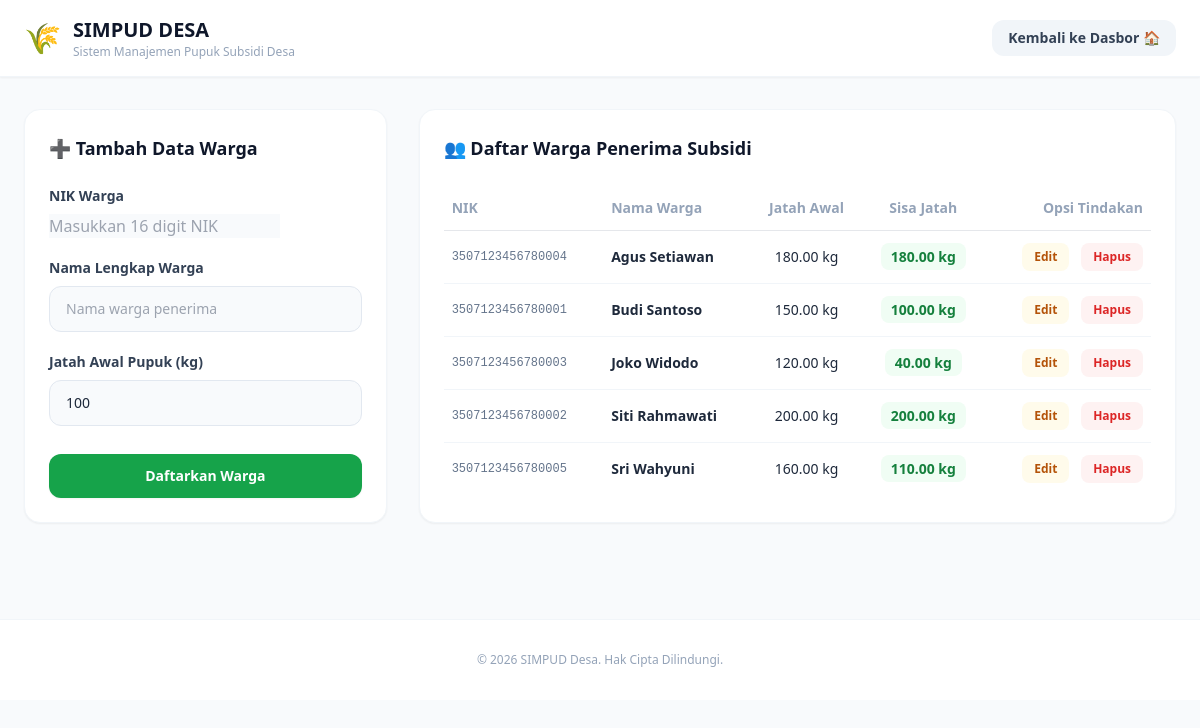
The app's page /warga.php (signed in) with its own data.
### tables this page shows
CREATE TABLE IF NOT EXISTS warga (
    id VARCHAR(50) NOT NULL PRIMARY KEY,  
    nik VARCHAR(16) NOT NULL UNIQUE,
    nama VARCHAR(100) NOT NULL,
    jatah_awal DECIMAL(10, 2) NOT NULL DEFAULT 0.00,  
    sisa_jatah DECIMAL(10, 2) NOT NULL DEFAULT 0.00,  
    created_at TIMESTAMP DEFAULT CURRENT_TIMESTAMP
);

### src/warga.php (the view, shortened to what this page needs)
<?php
require_once "koneksi.php";
$is_edit = false;
$edit_data = [
    'id' => '',
    'nik' => '',
    'nama' => '',
    'jatah_awal' => 100,
    'sisa_jatah' => 100
];
$stmtWarga = $pdo->query("SELECT * FROM warga ORDER BY nama ASC");
$all_warga = $stmtWarga->fetchAll();
?>
<!DOCTYPE html>
<html lang="id">
<head>
    <script src="https://cdn.tailwindcss.com"></script>
</head>
<body class="bg-slate-50 min-h-screen text-slate-800">
    <header class="bg-white border-b border-slate-100 sticky top-0 z-50 shadow-sm">
        <div class="max-w-7xl mx-auto px-6 py-4 flex justify-between items-center">
            <div class="flex items-center gap-3">
                <span class="text-3xl">🌾</span>
                <div>
                    <h1 class="text-xl font-bold text-slate-900">SIMPUD DESA</h1>
                    <p class="text-xs text-slate-400 font-medium">Sistem Manajemen Pupuk Subsidi Desa</p>
                </div>
            </div>
            <a href="dashboard.php" class="bg-slate-100 hover:bg-slate-200 text-slate-700 text-sm font-semibold px-4 py-2 rounded-xl transition">
                Kembali ke Dasbor 🏠
            </a>
        </div>
    </header>
    <main class="max-w-7xl mx-auto px-6 py-8">
        <div class="grid grid-cols-1 lg:grid-cols-3 gap-8">
            <div class="bg-white p-6 rounded-2xl border border-slate-100 shadow-sm h-fit">
                <h2 class="text-lg font-bold text-slate-900 mb-6 flex items-center gap-2">
                    <?php echo $is_edit ? '✏️ Edit Data Warga' : '➕ Tambah Data Warga'; ?>
                </h2>
                <form action="warga.php" method="POST" class="space-y-5">
                    <div>
                        <label for="nik" class="block text-sm font-semibold text-slate-700 mb-2">NIK Warga</label>
                        <input type="text" id="nik" name="nik" required maxlength="16" minlength="16"
                               value="<?php echo htmlspecialchars($edit_data['nik']); ?>"
                               <?php echo $is_edit ? 'readonly class="bg-slate-100 cursor-not-allowed"' : 'class="bg-slate-50"'; ?>
                               class="w-full px-4 py-3 border border-slate-200 rounded-xl focus:outline-none focus:ring-2 focus:ring-green-500 text-sm"
                               placeholder="Masukkan 16 digit NIK">
                    </div>
                    <div>
                        <label for="nama" class="block text-sm font-semibold text-slate-700 mb-2">Nama Lengkap Warga</label>
                        <input type="text" id="nama" name="nama" required
                               value="<?php echo htmlspecialchars($edit_data['nama']); ?>"
                               class="w-full px-4 py-3 border border-slate-200 rounded-xl focus:outline-none focus:ring-2 focus:ring-green-500 text-sm bg-slate-50"
                               placeholder="Nama warga penerima">
                    </div>
                    <div>
                        <label for="jatah_awal" class="block text-sm font-semibold text-slate-700 mb-2">Jatah Awal Pupuk (kg)</label>
                        <input type="number" id="jatah_awal" name="jatah_awal" required min="1"
                               value="<?php echo htmlspecialchars($edit_data['jatah_awal']); ?>"
                               class="w-full px-4 py-3 border border-slate-200 rounded-xl focus:outline-none focus:ring-2 focus:ring-green-500 text-sm bg-slate-50"
                               placeholder="Contoh: 100">
                    </div>
                    <div class="flex gap-2 pt-2">
                        <button type="submit" name="submit_warga"
                                class="flex-grow bg-green-600 hover:bg-green-700 text-white font-semibold py-3 rounded-xl text-sm transition shadow-sm">
                            <?php echo $is_edit ? 'Simpan Perubahan' : 'Daftarkan Warga'; ?>
                        </button>
                    </div>
                </form>
            </div>
            <div class="lg:col-span-2 bg-white p-6 rounded-2xl border border-slate-100 shadow-sm">
                <h2 class="text-lg font-bold text-slate-900 mb-6 flex items-center gap-2">👥 Daftar Warga Penerima Subsidi</h2>
                <div class="overflow-x-auto">
                    <table class="w-full text-left text-sm border-collapse">
                        <thead>
                            <tr class="border-b border-slate-150 text-slate-400 font-semibold">
                                <th class="py-3 px-2">NIK</th>
                                <th class="py-3 px-2">Nama Warga</th>
                                <th class="py-3 px-2 text-center">Jatah Awal</th>
                                <th class="py-3 px-2 text-center">Sisa Jatah</th>
                                <th class="py-3 px-2 text-right">Opsi Tindakan</th>
                            </tr>
                        </thead>
                        <tbody class="divide-y divide-slate-100">
                            <?php if (count($all_warga) > 0): ?>
                                <?php foreach ($all_warga as $w): ?>
                                    <tr class="hover:bg-slate-50 transition-colors">
                                        <td class="py-3 px-2 font-mono text-xs text-slate-500"><?php echo htmlspecialchars($w['nik']); ?></td>
                                        <td class="py-3 px-2 font-semibold text-slate-800"><?php echo htmlspecialchars($w['nama']); ?></td>
                                        <td class="py-3 px-2 text-center font-medium"><?php echo $w['jatah_awal']; ?> kg</td>
                                        <td class="py-3 px-2 text-center font-bold">
                                            <span class="<?php echo $w['sisa_jatah'] <= 20 ? 'text-red-600 bg-red-50 px-2.5 py-1 rounded-lg' : 'text-green-700 bg-green-50 px-2.5 py-1 rounded-lg'; ?>">
                                                <?php echo $w['sisa_jatah']; ?> kg
                                            </span>
                                        </td>
                                        <td class="py-3 px-2 text-right space-x-2">
                                            <a href="warga.php?edit_id=<?php echo $w['id']; ?>" class="text-xs bg-amber-50 text-amber-700 hover:bg-amber-100 px-3 py-1.5 rounded-lg font-bold transition inline-block">
                                                Edit
                                            </a>
                                            <a href="warga.php?delete_id=<?php echo $w['id']; ?>"
                                               onclick="return confirm('Apakah Anda yakin ingin menghapus data warga <?php echo htmlspecialchars($w['nama']); ?>? Seluruh riwayat transaksi terkait juga akan terhapus secara permanen.')"
                                               class="text-xs bg-red-50 text-red-600 hover:bg-red-100 px-3 py-1.5 rounded-lg font-bold transition inline-block">
                                                Hapus
                                            </a>
                                        </td>
                                    </tr>
                                <?php endforeach; ?>
                            <?php else: ?>
                                <tr>
                                    <td colspan="5" class="py-8 text-center text-slate-400">Belum ada data warga terdaftar.</td>
                                </tr>
                            <?php endif; ?>
                        </tbody>
                    </table>
                </div>
            </div>
        </div>
    </main>
    <footer class="bg-white border-t border-slate-100 mt-16 py-8 text-center text-xs text-slate-400">
        <p>&copy; <?php echo date('Y'); ?> SIMPUD Desa. Hak Cipta Dilindungi.</p>
    </footer>
</body>
</html>

### records on screen
warga: nik "3507123456780004", nama "Agus Setiawan", jatah_awal "180.00", sisa_jatah "180.00"
warga: nik "3507123456780001", nama "Budi Santoso", jatah_awal "150.00", sisa_jatah "100.00"
warga: nik "3507123456780003", nama "Joko Widodo", jatah_awal "120.00", sisa_jatah "40.00"
warga: nik "3507123456780002", nama "Siti Rahmawati", jatah_awal "200.00", sisa_jatah "200.00"
warga: nik "3507123456780005", nama "Sri Wahyuni", jatah_awal "160.00", sisa_jatah "110.00"
